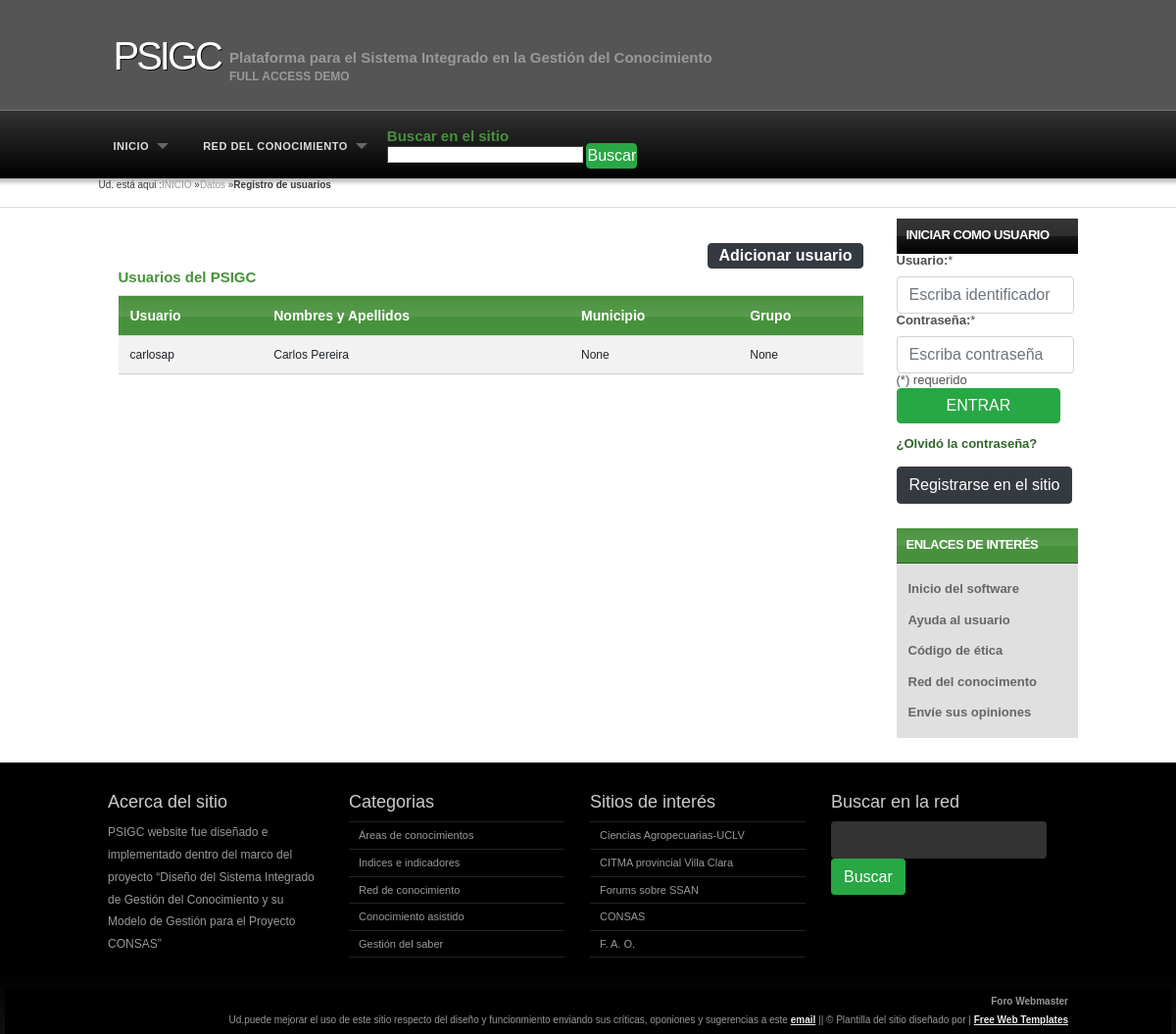
Page /url_basesdatos/url_usuariobd/ on the committed database.
### psigcmod/models.py (models this page shows, shortened)
class Usuario(AbstractUser):
    ingreso = models.DateField(auto_now_add=True,)
    municipio=models.ForeignKey("Municipio", on_delete=models.SET_NULL, verbose_name="Municipio de procedencia", blank=True, null=True)
    genero = models.CharField(max_length = 10, verbose_name="Género", choices=cgenero, null=True, default='')
    grdctfacad = models.CharField(max_length=20, choices=cgrd, verbose_name="Último título académico o científico alcanzado",blank=True, null=True)
    princresult = models.TextField(verbose_name="Principales resultados científicos", blank=True, null=True)
    foto=models.ImageField(default='', upload_to='Profiles', null=True, blank=True)
    grupo = models.ForeignKey("Grupo", verbose_name='Grupo de usuarios', on_delete=models.SET_NULL, null=True, blank=True)
    class Meta:
        verbose_name = 'Usuario'
        ordering = ['last_name', 'first_name',]
        db_table = 'usuario'

### psigcmod/views.py (the view)
# urls.py: path('url_usuariobd/', views.vista_usuariobd, name='url_usuariobd'),
def vista_usuariobd(request):
    usuariobd = Usuario.objects.all()
    return render(request, "psigcmod/bdusuarios.html", {'usuariosdata':usuariobd})

### psigcmod/templates/psigcmod/bdusuarios.html (shortened to what this page needs)
{% extends 'psigchom/main.html' %}
{% load static %}
{% load crispy_forms_tags %}
{% block content %}
<body class="noheader">
    <div id="breadcrumbs">
        <span>Ud. está aqui :</span><a href="index.html">INICIO</a> &raquo;<a href="{% url 'url_basesdatos'%}">Datos</a> &raquo;<strong>Registro de usuarios</strong></span>
    </div>
    <div id="content"><br>
        {% include 'psigcmod/tableusuarios.html' %}
    </div>
</body>
{%endblock%}

### psigcmod/templates/psigcmod/tableusuarios.html (shortened to what this page needs)
<div class="card-body">
    {% if 'url_usuariobd' in request.path %}<div  style="text-align: right"><a style="padding: 0px 10px" id="" class="btn btn-dark" href="{% url 'url_adiusuario' %}" role="button"><strong>Adicionar usuario</strong></a></div>{% endif %}
    <h4><strong>Usuarios del PSIGC</strong> </h4>
    <div class="table table-striped table-hover table-reponsive-sm">
        <table>
            <tr>
                <th>Usuario</th>
                <th>Nombres y Apellidos</th>
                <th>Municipio</th>
                <th>Grupo</th>
            </tr>
            {% for usuario in usuariosdata %}
                <tr>
                    {% if not usuario.username == 'admin' %}
                        <td><p>{{usuario.username}}</p></td>
                        <td><p>{{usuario.first_name}} {{usuario.last_name}} </p></td>
                        <td><p>{{usuario.municipio}}</p></td>
                        <td><p>{{usuario.grupo}}</p></td>
                    {% endif %}
                </tr>
            {% endfor%}
        </table>
    </div>
</div>

### psigchom/static/psigchom/styles.css (style rules this page uses)
body { background: #FFF url('images/body-single.png') repeat-x scroll top left; margin:0; padding:0; font-family: Verdana, Geneva, sans-serif; font-size: 13px; color: rgb(82, 81, 81); }
body.noheader { background: #FFF url('images/body-noheader.png') repeat-x scroll top left; }
* { margin:0; padding:0; }
table { width: 100%; text-align: left; font-family: Verdana, Geneva, sans-serif; }
th, td { padding: 0px 0px; }
th { color: #fff; font-size: 14px; background: #48913C url(images/h4.png) repeat-x scroll center center; }
td { border-bottom: 1px solid #ccc; }
tr { padding:0px 0px; }
td p { line-height: 1.2em; margin-bottom: 0px; font-size: 12px; }
p { line-height: 1.9em; margin-bottom: 0px; font-size: 12px; }
a { color: #32672B; }
h4 { padding-bottom: 10px; font-size: 15px; color: #48913C; }
#breadcrumbs { color: #383838; font-size: 10px; height: 30px; padding-top: 0px; }
#breadcrumbs a { color: #999; }
#content { float: left; width: 800px; overflow: hidden; scroll-behavior: auto; }

### rows in the picture
Usuario: username "carlosap", first_name "Carlos", last_name "Pereira", municipio "None", grupo "None"
